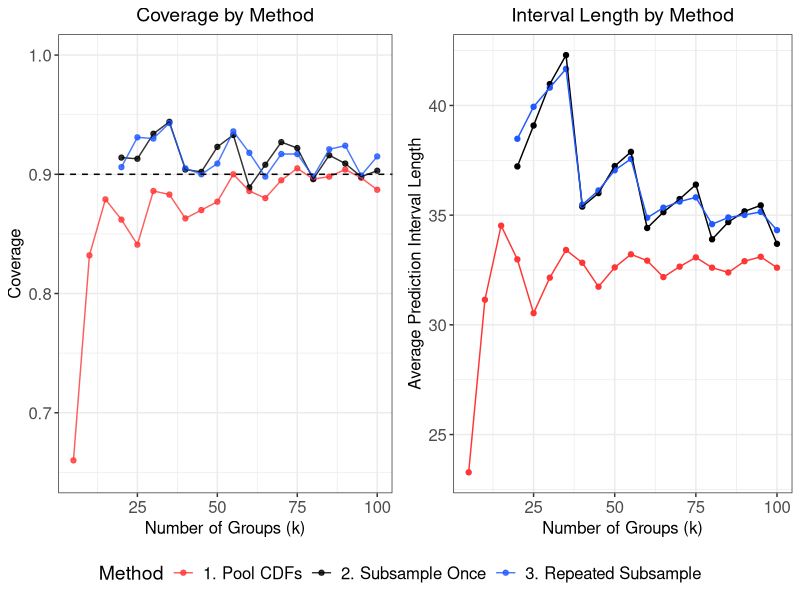

The R source for this figure:
# Coverage/size plots for unsupervised methods on unbalanced data

library(tidyverse)
library(data.table)
library(gridExtra)
library(grid)

# Create theme
paper_theme <- theme_bw() +
  theme(plot.title = element_text(hjust = 0.5, size = 16),
        plot.subtitle = element_text(hjust = 0.5, size = 14),
        legend.title = element_text(size = 14),
        axis.title = element_text(size = 14),
        legend.text = element_text(size = 12),
        axis.text = element_text(size = 12),
        strip.text = element_text(size = 12),
        panel.spacing = unit(1.2, "lines"))

# Read in data

method_1 <- fread(file = "sim_data/section_3/unbalanced/method_1.csv") %>%
  dplyr::mutate(Method = "1. Pool CDFs")

method_2 <- fread(file = "sim_data/section_3/unbalanced/method_2.csv") %>%
  dplyr::mutate(Method = "2. Subsample Once")

method_3 <- fread(file = "sim_data/section_3/unbalanced/method_3.csv") %>%
  dplyr::mutate(Method = "3. Repeated Subsample")

# Merge results across methods
results <- rbind(method_1, method_2, method_3) %>%
  dplyr::mutate(Method = factor(Method,
                         levels = c("1. Pool CDFs",
                                    "2. Subsample Once",
                                    "3. Repeated Subsample"),
                         labels = c("1. Pool CDFs",
                                    "2. Subsample Once",
                                    "3. Repeated Subsample")))

########################
##### Create plots #####
########################

# Plot coverage
coverage_unbal <- results %>%
  ggplot(aes(x = k, y = coverage, col = Method)) +
  geom_point(alpha = 0.8) +
  geom_line(alpha = 0.8) +
  geom_hline(yintercept = 0.9, lty = "dashed") +
  scale_y_continuous(limits = c(0.65, 1)) +
  labs(x = "Number of Groups (k)",
       y = "Coverage",
       title = "Coverage by Method") +
  scale_color_manual(values = c("#FF3636", "black", "#2059FF"),
                     labels = c("1. Pool CDFs",
                                "2. Subsample Once",
                                "3. Repeated Subsample")) +
  paper_theme +
  theme(legend.position = "bottom",
        plot.title = element_text(size = 14),
        axis.title = element_text(size = 12))

# Plot size
size_unbal <- results %>%
  ggplot(aes(x = k, y = avg_length, col = Method)) +
  geom_point() +
  geom_line() +
  labs(x = "Number of Groups (k)",
       y = "Average Prediction Interval Length",
       title = "Interval Length by Method") +
  scale_color_manual(values = c("#FF3636", "black", "#2059FF"),
                     labels = c("1. Pool CDFs",
                                "2. Subsample Once",
                                "3. Repeated Subsample")) +
  paper_theme +
  theme(legend.position = "none",
        plot.title = element_text(size = 14),
        axis.title = element_text(size = 12))

# Code to extract legend: http://www.sthda.com/english/wiki/wiki.php?id_contents=7930#add-a-common-legend-for-multiple-ggplot2-graphs
get_legend<-function(myggplot){
  tmp <- ggplot_gtable(ggplot_build(myggplot))
  leg <- which(sapply(tmp$grobs, function(x) x$name) == "guide-box")
  legend <- tmp$grobs[[leg]]
  return(legend)
}

legend <- get_legend(coverage_unbal)

coverage_unbal <- coverage_unbal + theme(legend.position = "none")

# Combine plots of coverage and pred int length in unbalanced setting

unbal_coverage_size <-
  grid.arrange(coverage_unbal, size_unbal, legend, ncol = 2, nrow = 2,
               layout_matrix = rbind(c(1, 2), c(3, 3)),
               widths = c(2.7, 2.7), heights = c(2, 0.2))

######################
##### Save plots #####
######################

ggsave(plot = unbal_coverage_size,
       filename = "sim_figures/section_3/unbal_coverage_size.pdf",
       width = 10, height = 3.5)
